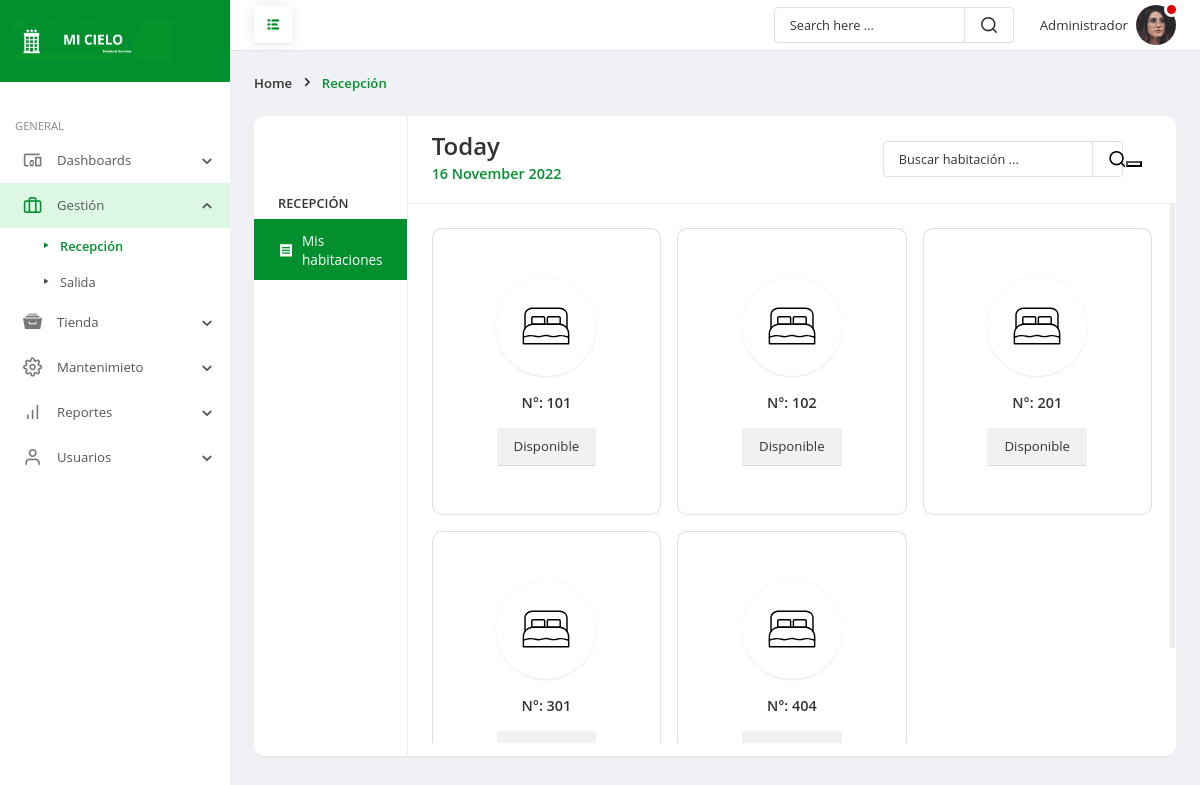
Screenshot of /frontend/recepcion/mostrar.php (signed in) with the database file from the repository.
### tables this page shows
CREATE TABLE `habitaciones` (
  `idhab` int(11) NOT NULL,
  `numiha` char(3) NOT NULL,
  `detaha` text NOT NULL,
  `precha` decimal(10,2) NOT NULL,
  `idps` int(11) NOT NULL,
  `idhc` int(11) NOT NULL,
  `estadha` char(1) NOT NULL,
  `fere` timestamp NOT NULL DEFAULT current_timestamp() ON UPDATE current_timestamp()
);

### frontend/recepcion/mostrar.php (the view, shortened to what this page needs)
<!doctype html>
<html lang="es">
	<head>
		<link rel="stylesheet" href="../../backend/css/bootstrap.min.css">
		<link rel="stylesheet" href="../../backend/fonts/style.css">
		<link rel="stylesheet" href="../../backend/css/main.css">
		<link rel="stylesheet" href="../../backend/vendor/datatables/dataTables.bs4.css" />
		<link rel="stylesheet" href="../../backend/vendor/datatables/dataTables.bs4-custom.css" />
		<link href="../../backend/vendor/datatables/buttons.bs.css" rel="stylesheet" />
	</head>
	<body>
		<div class="page-wrapper">
			<nav id="sidebar" class="sidebar-wrapper">
				<div class="sidebar-brand">
					<a href="../administrador/escritorio.php" class="logo">
						<img src="../../backend/img/rt.png" alt="Hotel mi cielo" />
					</a>
				</div>
				<div class="sidebar-content">
					<div class="sidebar-menu">
						<ul>
							<li class="header-menu">General</li>
							<li class="sidebar-dropdown">
								<a href="#">
									<i class="icon-devices_other"></i>
									<span class="menu-text">Dashboards</span>
								</a>
							</li>
							<li class="sidebar-dropdown active">
								<a href="#">
									<i class="icon-briefcase"></i>
									<span class="menu-text">Gestión</span>
								</a>
								<div class="sidebar-submenu">
									<ul>
										<li>
											<a href="../recepcion/mostrar.php" class="current-page">Recepción</a>
										</li>
										<li>
											<a href="../salida/mostrar.php">Salida</a>
										</li>
									</ul>
								</div>
							</li>
							<li class="sidebar-dropdown">
								<a href="#">
									<i class="icon-archive"></i>
									<span class="menu-text">Tienda</span>
								</a>
							</li>
							<li class="sidebar-dropdown">
								<a href="#">
									<i class="icon-settings1"></i>
									<span class="menu-text">Mantenimieto</span>
								</a>
							</li>
							<li class="sidebar-dropdown">
								<a href="#">
									<i class="icon-bar-chart"></i>
									<span class="menu-text">Reportes</span>
								</a>
							</li>
							<li class="sidebar-dropdown">
								<a href="#">
									<i class="icon-user1"></i>
									<span class="menu-text">Usuarios</span>
								</a>
							</li>
						</ul>
					</div>
				</div>
			</nav>
			<div class="page-content">
				<header class="header">
					<div class="toggle-btns">
						<a id="pin-sidebar" href="#">
							<i class="icon-list"></i>
						</a>
					</div>
					<div class="header-items">
						<div class="custom-search">
							<input type="text" class="search-query" placeholder="Search here ...">
							<i class="icon-search1"></i>
						</div>
						<ul class="header-actions">
							<li class="dropdown">
								<a href="#" id="userSettings" class="user-settings" data-toggle="dropdown" aria-haspopup="true">
									<span class="user-name"><?php echo $_SESSION['nombre']; ?></span>
									<span class="avatar">
										<img src="../../backend/img/user24.png" alt="avatar">
										<span class="status busy"></span>
									</span>
								</a>
							</li>
						</ul>
					</div>
				</header>
				<div class="page-header">
					<ol class="breadcrumb">
						<li class="breadcrumb-item">Home</li>
						<li class="breadcrumb-item active">Recepción</li>
					</ol>
				</div>
				<div class="main-container">
					<div class="row gutters">
						<div class="col-xl-12 col-lg-12 col-md-12 col-sm-12 col-12">
							<div class="documents-section">
								<div class="row no-gutters">
									<div class="col-xl-2 col-lg-2 col-md-3 col-sm-3 col-4">
										<div class="docs-type-container">
											<div class="docTypeContainerScroll">
												<div class="docs-block">
													<h5>Recepción</h5>
													<div class="doc-labels">
														<a href="mostrar.php" class="active">
															<i class="icon-receipt"></i> Mis habitaciones
														</a>
													</div>
												</div>
											</div>
										</div>
									</div>
									<div class="col-xl-10 col-lg-10 col-md-9 col-sm-9 col-8">
										<div class="documents-container">
											<div class="documents-header">
												<h3>Today <span class="date" id="todays-date"></span></h3>
												<div class="custom-search">
													<form class="example" method="POST" action="" style="margin:auto;max-width:300px">
										        <input type="searchs" class="search-query" placeholder="Buscar habitación ..." name="keyword" value="<?php echo isset($_POST['keyword']) ? $_POST['keyword'] : '' ?>" required=""/>
										        <button  name="search"><i class="icon-search1"></i></button>
										      </form>
												</div>
											</div>
											<div class="documentsContainerScroll">
												<div class="documents-body">
													<div class="row gutters">
														<?php
  require '../../backend/config/Conexion.php';
  if(ISSET($_POST['search'])){
?>
<?php
        $keyword = $_POST['keyword'];
        $query = $connect->prepare("SELECT habitaciones.idhab, habitaciones.numiha, habitaciones.detaha, habitaciones.precha, pisos.idps, pisos.nompis, hcate.idhc, hcate.nomhc, habitaciones.estadha FROM habitaciones INNER JOIN pisos ON habitaciones.idps =pisos.idps INNER JOIN hcate ON habitaciones.idhc =hcate.idhc WHERE `numiha` LIKE '%$keyword%' or `nompis` LIKE '%$keyword%' or `nomhc` LIKE '%$keyword%' or  `estadha` LIKE '%$keyword%'  GROUP BY habitaciones.idhab");
        $query->execute();
        while($row = $query->fetch()){
      ?>
      <div class="col-xl-4 col-lg-4 col-md-6 col-sm-6 col-12">
          <div class="doc-block">
            <div class="doc-icon">
              <img src="../../backend/img/room.svg" alt="Doc Icon" />
            </div>
            <div class="doc-title">N°: <?php echo $row->numiha;?></div>
            <?php
              if ($row->estadha=='1') {
                echo '<a href="../rs_habitacion/mostrar.php?id='.$row->idhab.'" class="btn btn-white btn-lg">Disponible</a>';
              }else if($row->estadha=='2'){
                echo '<a href="../rs_habitacion/ocupado.php?id='.$row->idhab.'" class="btn btn-white btn-lg">Ocupado</a>';
              }
              else{
              		echo '<a href="../rs_habitacion/limpieza.php?id='.$row->idhab.'" class="btn btn-white btn-lg">Limpieza</a>';
              }
             ?>
          </div>
      </div>
       <?php
        }
      ?>
      <?php
  }else{
?>
<?php
        $query = $connect->prepare("SELECT habitaciones.idhab, habitaciones.numiha, habitaciones.detaha, habitaciones.precha, pisos.idps, pisos.nompis, hcate.idhc, hcate.nomhc, habitaciones.estadha FROM habitaciones INNER JOIN pisos ON habitaciones.idps =pisos.idps INNER JOIN hcate ON habitaciones.idhc =hcate.idhc GROUP BY habitaciones.idhab");
        $query->execute();
        while($row = $query->fetch()){
?>
			<div class="col-xl-4 col-lg-4 col-md-6 col-sm-6 col-12">
          <div class="doc-block">
            <div class="doc-icon">
              <img src="../../backend/img/room.svg" alt="Doc Icon" />
            </div>
            <div class="doc-title">N°: <?php echo $row->numiha;?></div>
            <?php
              if ($row->estadha==1) {
                echo '<a href="../rs_habitacion/mostrar.php?id='.$row->idhab.'" class="btn btn-white btn-lg">Disponible</a>';
              }else if($row->estadha==2){
                echo '<a href="../rs_habitacion/ocupado.php?id='.$row->idhab.'" class="btn btn-white btn-lg">Ocupado</a>';
              }
              else{
              		echo '<a href="../rs_habitacion/limpieza.php?id='.$row->idhab.'" class="btn btn-white btn-lg">Limpieza</a>';
              }
             ?>
          </div>
      </div>
       <?php
        }
      ?>
<?php
  }
?>
													</div>
												</div>
											</div>
										</div>
									</div>
								</div>
							</div>
						</div>
					</div>
				</div>
			</div>
		</div>
	</body>
</html>

### rows the page displays
habitaciones: numiha "101"
habitaciones: numiha "102"
habitaciones: numiha "201"
habitaciones: numiha "301"
habitaciones: numiha "404"

### other values shown
$_SESSION['nombre'] "Administrador"
